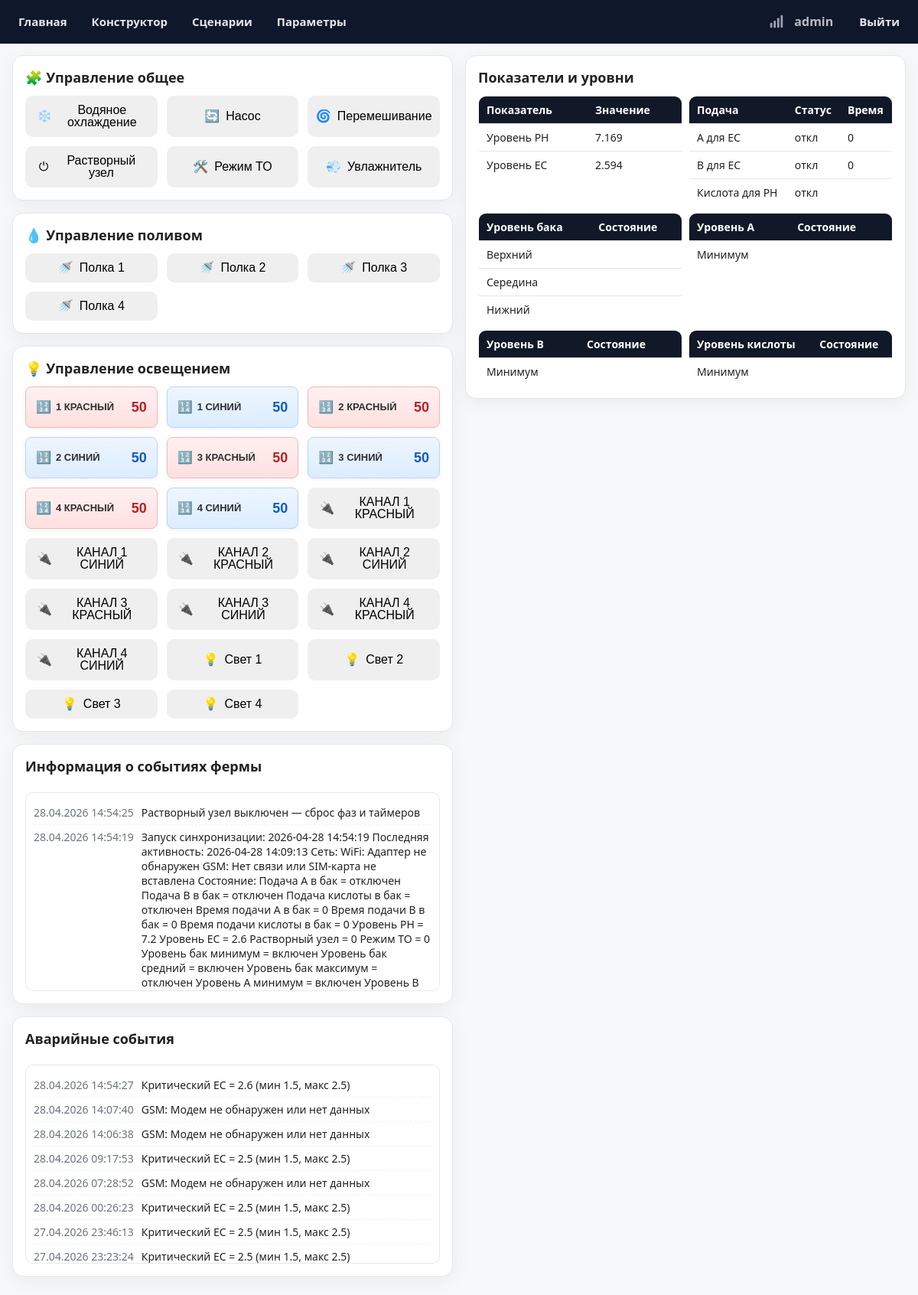
The app's page /index (signed in) with its own data.
### app/models.py (models this page shows, shortened)
class User(UserMixin, db.Model):
    __tablename__ = 'user'
    id = db.Column(db.Integer, primary_key=True)
    username = db.Column(db.String(64), index=True, unique=True)
    password_hash = db.Column(db.String(128))
    role = db.Column(db.String(20), default='user')  # Добавленный атрибут, по умолчанию 'user'

class Parameter(db.Model):
    __tablename__ = 'parameter'
    id = db.Column(db.Integer, primary_key=True)
    controlled_parameter_name = db.Column(db.String(64), index=True, unique=True)
    scenario_belonging = db.Column(db.String(64))
    parameter_type = db.Column(db.String(64))
    operation_type = db.Column(db.String(64))
    device_type = db.Column(db.String(64))
    mode = db.Column(db.Text)
    ip_address = db.Column(db.String(64))
    port = db.Column(db.String(64))
    com = db.Column(db.Integer)
    speed = db.Column(db.Integer)
    network_address = db.Column(db.String(64))
    register_type = db.Column(db.String(64))
    register_number = db.Column(db.String(64))
    acceptable_values = db.Column(db.String(128))
    register_name = db.Column(db.String(64))
    value = db.Column(db.String(64), default="0")
    value_date = db.Column(db.DateTime, default=datetime(2024, 8, 5, 0, 0))
    K = db.Column(db.Float, default=1.0)

class Log(db.Model):
    __tablename__ = 'log'
    id = db.Column(db.Integer, primary_key=True)
    message = db.Column(db.String(256))
    level = db.Column(db.String(16))
    timestamp = db.Column(db.DateTime)

### app/routes.py (the view)
@bp.route('/')
@bp.route('/index')
@login_required
def index():
    parameters = Parameter.query.all()
    parameters_dict = {}
    for param in parameters:
        key = param.controlled_parameter_name
        if isinstance(key, bytes):
            key = key.decode('utf-8')
        value = param.value
        if isinstance(value, bytes):
            value = value.decode('utf-8')
        parameters_dict[key] = value
    control_groups = build_control_groups(parameters)
    logs_info = Log.query.filter(Log.level == 'INFO').order_by(Log.timestamp.desc()).all()
    logs_errors = Log.query.filter(Log.level == 'ERROR').order_by(Log.timestamp.desc()).all()
    records = DensityRecord.query.order_by(DensityRecord.timestamp.desc()).all()
    time_adjustment = timedelta(hours=3)
    return render_template(
        'main.html',
        parameters=parameters,
        parameters_dict=parameters_dict,
        control_groups=control_groups,
        logs_info=logs_info,
        logs_errors=logs_errors,
        records=records,
        timedelta=time_adjustment,
        title='Главная'
    )

### app/models.py (called while the page is built)
@login.user_loader
def load_user(id):
    return User.query.get(int(id))

### app/routes.py (called while the page is built)
def _ui_group_icon(group_name: str) -> str:
    icons = {
        "Управление общее": "🧩",
        "Управление поливом": "💧",
        "Управление освещением": "💡",
    }
    return icons.get(group_name, "⚙️")

def _ui_item_icon(param_name: str, register_type: str) -> str:
    name = (param_name or "").lower()
    if "насос" in name:
        return "🔄"
    if "перемеш" in name:
        return "🌀"
    if "режим" in name:
        return "🛠️"
    if "свет" in name:
        return "💡"
    if "яркость" in name:
        return "🌗"
    if "канал" in name:
        return "🔌"
    if "полка" in name or "стеллаж" in name:
        return "🚿"
    if "охлаждение" in name:
        return "❄️"
    if "увлажн" in name:
        return "💨"
    if str(register_type) == "1":
        return "⏻"
    if str(register_type) == "3":
        return "🔢"
    return "⚙️"

def _parse_acceptable_values(raw: str):
    s = (raw or "").strip()
    result = {"min": 0, "max": 100, "step": 1}
    if not s:
        return result
    nums = re.findall(r'-?\d+(?:[.,]\d+)?', s)
    nums = [float(x.replace(',', '.')) for x in nums]
    if len(nums) >= 2:
        result["min"] = nums[0]
        result["max"] = nums[1]
    elif len(nums) == 1:
        result["min"] = 0
        result["max"] = nums[0]
    if any(float(x) != int(float(x)) for x in nums):
        result["step"] = 0.1
    return result

def _ui_value_class(param_name: str) -> str:
    name = (param_name or "").lower()
    if "синий" in name or "blue" in name:
        return "light-level-blue"
    if "красный" in name or "red" in name:
        return "light-level-red"
    if "white" in name or "белый" in name:
        return "light-level-white"
    if "fr" in name or "дальний красный" in name:
        return "light-level-fr"
    return ""

@bp.app_context_processor
def inject_status_flags():
    return {
        "wifi_available": os.path.exists("/etc/smart-wifi/wifi.conf"),
        "modem_available": os.path.exists(MODEM_INFO_PATH)
    }

### app/templates/main.html (shortened to what this page needs)
{% extends "base.html" %}
{% block content %}
<div class="layout">
    <div class="col-center">
      <div class="stack">
        {% for group_key, group in control_groups.items() %}
          <div class="card">
            <h2>{{ group.icon }} {{ group.title }}</h2>
            <div class="controls-grid controls-grid--stack">
              {% for item in group["items"] %}
                {% if item.register_type == "1" %}
                  <button id="{{ item.name }}"
                          class="status-button"
                          onclick="toggleParameter('{{ item.name }}')"
                          {% if current_user.username != 'admin' %}disabled{% endif %}>
                    <span class="control-icon">{{ item.icon }}</span>
                    <span>{{ item.name }}</span>
                  </button>
                {% elif item.register_type == "3" %}
                    <button id="{{ item.name }}"
                            class="btn dynamic-value-btn {{ item.value_class }}"
                            onclick="openModal('{{ item.name }}', {{ item.min_value }}, {{ item.max_value }}, {{ item.step_value }}, '{{ item.value }}')"
                            {% if current_user.username != 'admin' %}disabled{% endif %}>
                      <span class="value-btn-name">
                        <span class="control-icon">{{ item.icon }}</span>
                        <span class="value-btn-label">{{ item.name }}</span>
                      </span>
                      <span class="value-btn-current">{{ item.value }}</span>
                    </button>
                {% endif %}
              {% endfor %}
            </div>
          </div>
        {% endfor %}
      </div>
    </div>
    <div class="col-center">
    <div class="stack">
      <div class="card">
        <h2>Показатели и уровни</h2>
        <div class="param-grid">
          <table class="table">
            <thead><tr><th>Показатель</th><th>Значение</th></tr></thead>
            <tbody>
              <tr><td>Уровень PH</td><td id="UNIT_ID_PH">{{ parameters_dict['Уровень PH'] }}</td></tr>
              <tr><td>Уровень EC</td><td id="UNIT_ID_EC">{{ parameters_dict['Уровень EC'] }}</td></tr>
            </tbody>
          </table>
          <table class="table">
            <thead><tr><th>Подача</th><th>Статус</th><th>Время</th></tr></thead>
            <tbody>
              <tr><td>А для EC</td><td id="statusA">откл</td><td id="timeA">{{ parameters_dict['Время подачи A в бак'] }}</td></tr>
              <tr><td>В для EC</td><td id="statusB">откл</td><td id="timeB">{{ parameters_dict['Время подачи В в бак'] }}</td></tr>
              <tr><td>Кислота для PH</td><td id="statusK">откл</td><td id="timeK">{{ parameters_dict['Время подачи К в бак'] }}</td></tr>
            </tbody>
          </table>
          <table class="table">
            <thead><tr><th>Уровень бака</th><th>Состояние</th></tr></thead>
            <tbody>
              <tr><td>Верхний</td><td><div id="level-1" class="indicator-wrapper"><div id="indicator-level-1" class="status-indicator"></div></div></td></tr>
              <tr><td>Середина</td><td><div id="level-2" class="indicator-wrapper"><div id="indicator-level-2" class="status-indicator"></div></div></td></tr>
              <tr><td>Нижний</td><td><div id="level-3" class="indicator-wrapper"><div id="indicator-level-3" class="status-indicator"></div></div></td></tr>
            </tbody>
          </table>
          <table class="table">
            <thead><tr><th>Уровень А</th><th>Состояние</th></tr></thead>
            <tbody>
              <tr><td>Минимум</td><td><div id="level-A2" class="indicator-wrapper"><div id="indicator-level-A2" class="status-indicator"></div></div></td></tr>
            </tbody>
          </table>
          <table class="table">
            <thead><tr><th>Уровень B</th><th>Состояние</th></tr></thead>
            <tbody>
              <tr><td>Минимум</td><td><div id="level-B2" class="indicator-wrapper"><div id="indicator-level-B2" class="status-indicator"></div></div></td></tr>
            </tbody>
          </table>
          <table class="table">
            <thead><tr><th>Уровень кислоты</th><th>Состояние</th></tr></thead>
            <tbody>
              <tr><td>Минимум</td><td><div id="level-K2" class="indicator-wrapper"><div id="indicator-level-K2" class="status-indicator"></div></div></td></tr>
            </tbody>
          </table>
        </div>
      </div>
    </div>
    </div>
  <div class="col-left">
    <div class="logs">
      <div class="card log-box">
        <h2>Информация о событиях фермы</h2>
        <div class="log-scroll" id="logsInfoBox">
          {% if logs_info %}
            <ul class="log-list">
              {% for log in logs_info %}
                <li>
                  <span class="log-time">{{ (log.timestamp).strftime('%d.%m.%Y %H:%M:%S') }}</span>
                  <span>{{ log.message }}</span>
                </li>
              {% endfor %}
            </ul>
          {% else %}
            <div class="caption">Нет информационных сообщений.</div>
          {% endif %}
        </div>
      </div>
      <div class="card log-box">
        <h2>Аварийные события</h2>
        <div class="log-scroll" id="logsErrorsBox">
          {% if logs_errors %}
            <ul class="log-list">
              {% for log in logs_errors %}
                <li>
                  <span class="log-time">{{ (log.timestamp).strftime('%d.%m.%Y %H:%M:%S') }}</span>
                  <span>{{ log.message }}</span>
                </li>
              {% endfor %}
            </ul>
          {% else %}
            <div class="caption">Нет аварийных сообщений.</div>
          {% endif %}
        </div>
      </div>
    </div>
  </div>
</div>
{% endblock %}

### app/templates/base.html (shortened to what this page needs)
<!DOCTYPE html>
<html lang="ru">
<head>
    <link rel="stylesheet" href="{{ url_for('static', filename='styles/dashboard.css') }}">
    <link rel="stylesheet" type="text/css" href="https://cdn.datatables.net/1.11.5/css/jquery.dataTables.css">
</head>
<body>
    <nav>
        <ul>
            <li><a href="{{ url_for('main.index') }}">Главная</a></li>
			<li><a href="{{ url_for('main.scenario_constructor') }}">Конструктор</a></li>
            <li><a href="{{ url_for('main.scenarios') }}">Сценарии</a></li>
            <li><a href="{{ url_for('main.mixing_parameters') }}">Параметры</a></li>
			<li class="nav-right">
				<span id="gsm-icon" class="status-icon status-unknown" title="GSM">
					<svg viewBox="0 0 24 24" aria-hidden="true">
						<rect x="3" y="14" width="3" height="7" rx="1"/>
						<rect x="8" y="11" width="3" height="10" rx="1"/>
						<rect x="13" y="7" width="3" height="14" rx="1"/>
						<rect x="18" y="3" width="3" height="18" rx="1"/>
					</svg>
				</span>
				<span class="nav-user">
					{{ current_user.username }}
				</span>
				<a href="{{ url_for('main.logout') }}">Выйти</a>
			</li>
        </ul>
    </nav>
    <div class="content">
        {% block content %}{% endblock %}
    </div>
</body>
</html>

### records on screen
User: username "admin"
Parameter: icon "❄️", name "Водяное охлаждение"
Parameter: icon "🔄", name "Насос"
Parameter: icon "🌀", name "Перемешивание"
Parameter: icon "⏻", name "Растворный узел"
Parameter: icon "🛠️", name "Режим ТО"
Parameter: icon "💨", name "Увлажнитель"
Parameter: icon "🚿", name "Полка 1"
Parameter: icon "🚿", name "Полка 2"
Parameter: icon "🚿", name "Полка 3"
Parameter: icon "🚿", name "Полка 4"
Parameter: icon "🔢", name "1 КРАСНЫЙ", value "50"
Parameter: icon "🔢", name "1 СИНИЙ", value "50"
Parameter: icon "🔢", name "2 КРАСНЫЙ", value "50"
Parameter: icon "🔢", name "2 СИНИЙ", value "50"
Parameter: icon "🔢", name "3 КРАСНЫЙ", value "50"
Parameter: icon "🔢", name "3 СИНИЙ", value "50"
Parameter: icon "🔢", name "4 КРАСНЫЙ", value "50"
Parameter: icon "🔢", name "4 СИНИЙ", value "50"
Parameter: icon "🔌", name "КАНАЛ 1 КРАСНЫЙ"
Parameter: icon "🔌", name "КАНАЛ 1 СИНИЙ"
Parameter: icon "🔌", name "КАНАЛ 2 КРАСНЫЙ"
Parameter: icon "🔌", name "КАНАЛ 2 СИНИЙ"
Parameter: icon "🔌", name "КАНАЛ 3 КРАСНЫЙ"
Parameter: icon "🔌", name "КАНАЛ 3 СИНИЙ"
Parameter: icon "🔌", name "КАНАЛ 4 КРАСНЫЙ"
Parameter: icon "🔌", name "КАНАЛ 4 СИНИЙ"
Parameter: icon "💡", name "Свет 1"
Parameter: icon "💡", name "Свет 2"
Parameter: icon "💡", name "Свет 3"
Parameter: icon "💡", name "Свет 4"
Parameter: value "7.169"
Parameter: value "2.594"
Log: timestamp "28.04.2026 14:54:25", message "Растворный узел выключен — сброс фаз и таймеров"
Log: timestamp "28.04.2026 14:54:19", message "Запуск синхронизации: 2026-04-28 14:54:19 Последняя активность: 2026-04-28 14:09:13 Сеть: WiFi: Адаптер не обнаружен GSM: Нет связи или SIM-карта не вставлена Состояние: Подача А в бак = отключен Подача В в бак = отключен Подача кислоты в бак = отключен Время подачи A в бак = 0 Время подачи В в бак = 0 Время подачи кислоты в бак = 0 Уровень PH = 7.2 Уровень EC = 2.6 Растворный узел = 0 Режим ТО = 0 Уровень бак минимум = включен Уровень бак средний = включен Уровень бак максимум = отключен Уровень А минимум = включен Уровень В…"

### other values on screen
{{ group.icon }} "🧩" "💧" "💡"
{{ group.title }} "Управление общее" "Управление поливом" "Управление освещением"
{{ parameters_dict['Время подачи A в бак'] }} "0"
{{ parameters_dict['Время подачи В в бак'] }} "0"
